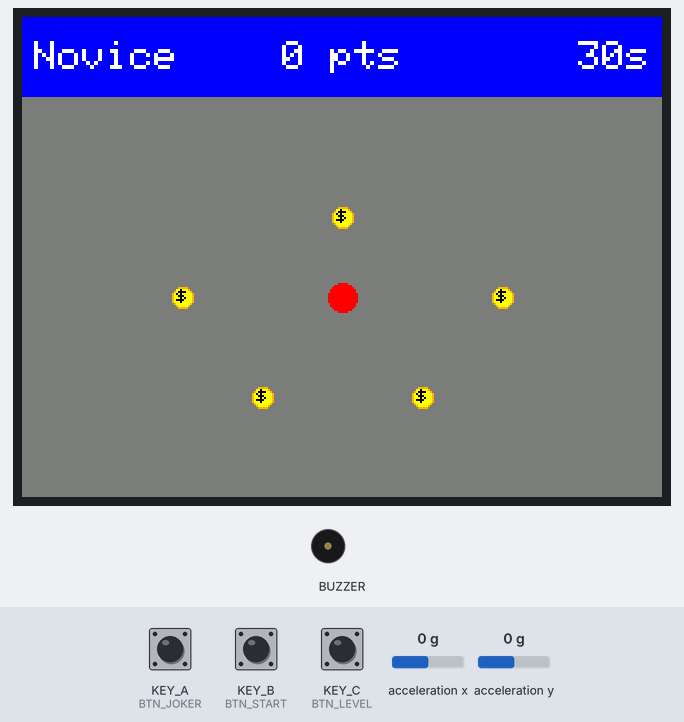
A sketch run on a simulated Seeed Wio Terminal. Shown: 320×240 colour display, buzzer (waves = sounding). The test bench sets the inputs (shaded band); at power-on: KEY_B (BTN_START) HIGH, acceleration x 0 g, KEY_C (BTN_LEVEL) HIGH, KEY_A (BTN_JOKER) HIGH, acceleration y 0 g.

Above: at 1.5 s.
1.6 s: KEY_B (BTN_START) pulled LOW for 0.15 s
At 4.6 s:
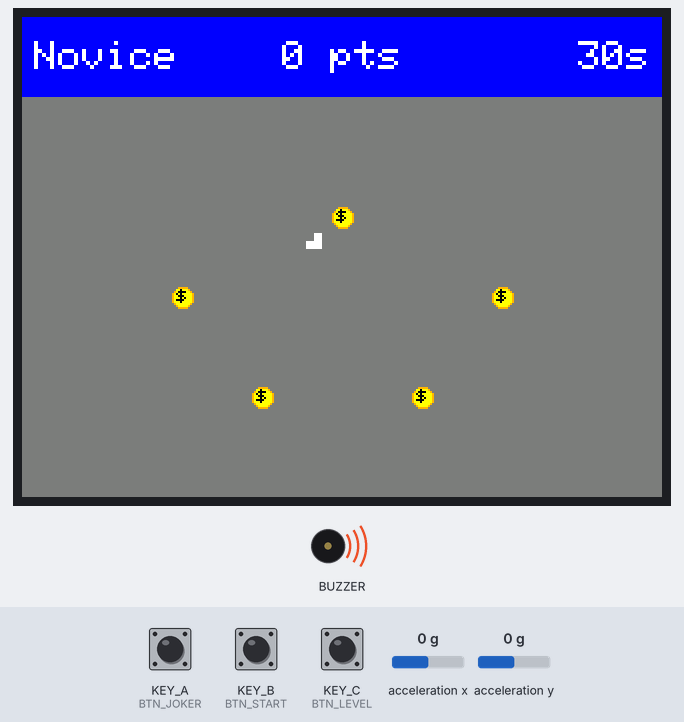
4.7 s: acceleration x set to 1.4 g
At 6.7 s:
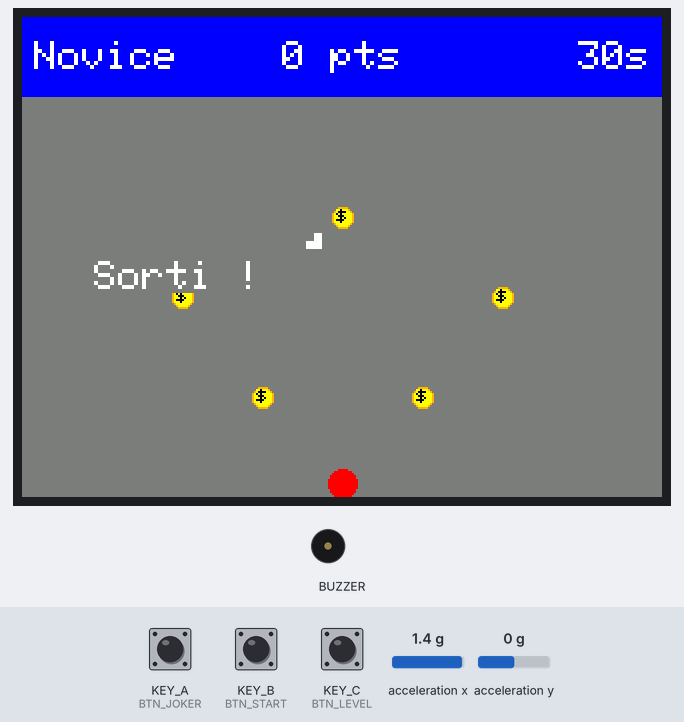
7.7 s: KEY_C (BTN_LEVEL) pulled LOW for 3.2 s
At 12.0 s:
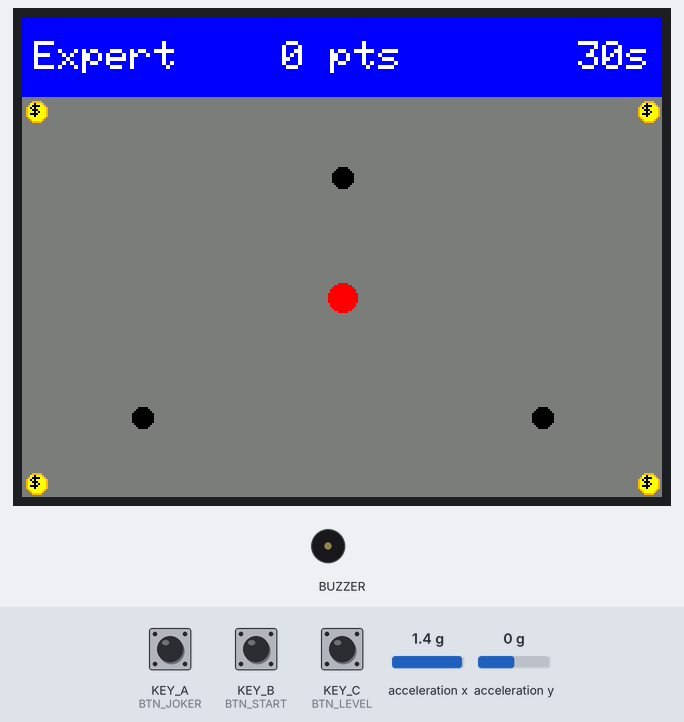
12.5 s: KEY_B (BTN_START) pulled LOW for 1 s
At 16.7 s:
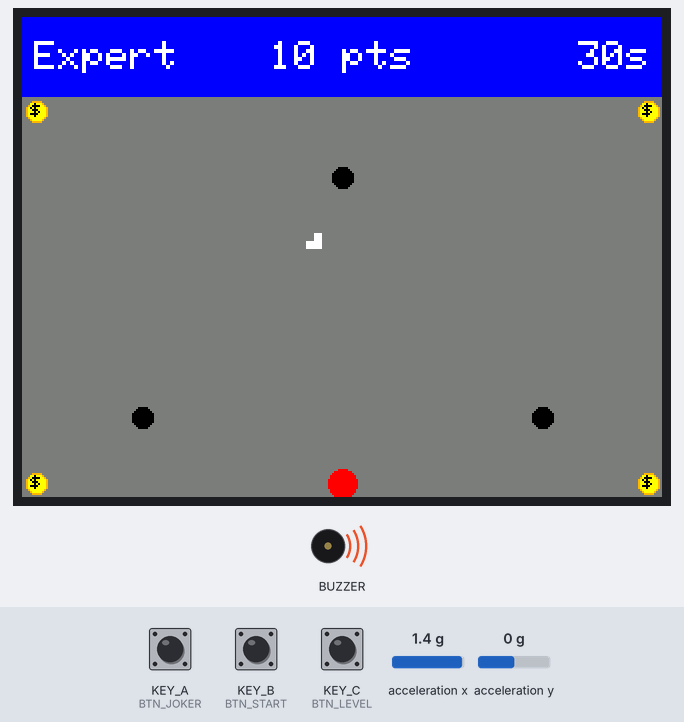
Timing chart, 0 to 18.3 s (numbered marks = the images above; inputs shaded):
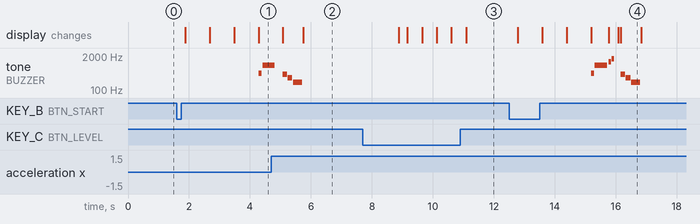

Measured:
- after the input at 1.6 s, tone on BUZZER: silent → 440 Hz after 2.7 s, → silent 0.10 s later, → 880 Hz 0.02 s later; the display: first changes after 0.28 s (image 1 shows a later state)
- after the input at 7.7 s, the display: first differs from a run without the input after 1.5 s (image 3 shows a later state)
- after the input at 12.5 s, tone on BUZZER: plays 440 Hz for 0.10 s, 880 Hz for 0.40 s, 1200 Hz for 0.08 s, 1600 Hz for 0.08 s, 400 Hz for 0.15 s, 300 Hz for 0.15 s … (7 notes in this stretch), starting after 2.7 s; the display: first changes after 0.28 s (image 4 shows a later state)
- what the display in image 4 shows lasts 0.6 s, from 16.2 s to 16.8 s

The sketch:

roll_on_coins.ino
```cpp
#include "TFT_eSPI.h"
#include "LIS3DHTR.h"

#define SCREEN_W   320
#define SCREEN_H   240
#define BANNER_H    40
#define GAME_X0     0
#define GAME_Y0     BANNER_H
#define GAME_W      SCREEN_W
#define GAME_H      (SCREEN_H - BANNER_H)
#define BALL_R       7
#define COIN_R       5
#define NUM_COINS    5
#define TIMER_INIT   30  // secondes
#define POINTS_COIN  10  // points par pièce jaune
#define POINTS_EXTRA  5  // points par pièce jaune après usage joker
#define PENALTY_TIME 10  // secondes perdues sur pièce noire (expert)
#define JOKER_TIME   10  // secondes ajoutées par le joker
#define COL_BG       TFT_DARKGREY
#define COL_BANNER   TFT_BLUE
#define COL_TEXT     TFT_WHITE
#define COL_BALL     TFT_RED
#define COL_COIN     TFT_YELLOW
#define COL_BAD      TFT_BLACK
#define MARGIN 2
#define ACCEL_SCALE  2.5  // sensibilité de la gravité (ajustable)
#define FRICTION     0.92 // facteur de décélération (0‑1)
#define LOOP_MS      30    // période de boucle en ms (~33 fps)

enum Level { NOVICE = 0, CONFIRME, EXPERT };
const char* levelNames[] = { "Novice", "Confirme", "Expert" };

#define BTN_LEVEL   WIO_KEY_C   // bouton gauche  → changer niveau
#define BTN_START   WIO_KEY_B   // bouton milieu  → lancer partie
#define BTN_JOKER   WIO_KEY_A   // bouton droite  → +10 s (1x/partie)

struct Coin {
  int   x, y;
  bool  active;
  bool  bad;     // true = pièce noire (expert seulement)
};

// ── Variables globales ────────────────────────────────────────
TFT_eSPI tft;
LIS3DHTR<TwoWire> lis;

Level   currentLevel  = NOVICE;
int     score         = 0;
int     timeLeft      = TIMER_INIT;
bool    gameRunning   = false;
bool    jokerUsed     = false;
int     coinValue     = POINTS_COIN;  // peut passer à POINTS_EXTRA

float   bx, by;    // position boule (float pour la physique)
float   vx = 0, vy = 0;  // vitesse

Coin    coins[NUM_COINS + 3];  // +3 pièces noires max (expert)
int     totalCoins   = 0;
int     totalBad     = 0;

unsigned long lastLoopMs  = 0;
unsigned long lastSecondMs = 0;

// ── Maps des niveaux ──────────────────────────────────────────
// Coordonnées relatives à la zone de jeu (0,0) = coin haut-gauche zone
// Format : { x, y, bad }
struct CoinDef { int x, y; bool bad; };

const CoinDef mapNovice[NUM_COINS] = {
  {160, 60,  false},
  { 80, 100, false},
  {240, 100, false},
  {120, 150, false},
  {200, 150, false},
};

const CoinDef mapConfirme[NUM_COINS] = {
  {  COIN_R + MARGIN,   COIN_R + MARGIN, false},  // coin haut-gauche
  {GAME_W - COIN_R - MARGIN, COIN_R + MARGIN, false}, // coin haut-droite
  {160,           GAME_H / 2, false},
  {  COIN_R + MARGIN, GAME_H - COIN_R - MARGIN, false}, // coin bas-gauche
  {GAME_W - COIN_R - MARGIN, GAME_H - COIN_R - MARGIN, false}, // coin bas-droite
};

// Expert = mêmes pièces jaunes que confirmé + 3 pièces noires
const CoinDef mapExpertBad[3] = {
  {160,  40, true},
  { 60, GAME_H - 40, true},
  {260, GAME_H - 40, true},
};

// ── Prototypes ────────────────────────────────────────────────
void drawBanner();
void drawGame();
void drawBall(int x, int y, unsigned int color);
void drawCoin(const Coin& c);
void loadMap(Level lv);
void startGame();
void endGame(bool success, bool borderHit);
void updatePhysics();
void checkCollisions();
void handleButtons();
void buzzHappy();
void buzzSad();
void buzzPickup();
void buzzBad();
void buzzStart();
void buzzTimeUp();
void tone_(int freq, int dur);

// ─────────────────────────────────────────────────────────────
// SETUP
// ─────────────────────────────────────────────────────────────
void setup() {
  Serial.begin(115200);

  // Écran
  tft.begin();
  tft.setRotation(3); // (0,0) opposé au joystick
  tft.fillScreen(COL_BG);

  // Accéléromètre
  lis.begin(Wire1);
  if (!lis) { Serial.println("Accel ERROR"); while (1); }
  lis.setOutputDataRate(LIS3DHTR_DATARATE_25HZ);
  lis.setFullScaleRange(LIS3DHTR_RANGE_2G);

  // Buzzer
  pinMode(WIO_BUZZER, OUTPUT);

  // Boutons
  pinMode(BTN_LEVEL, INPUT_PULLUP);
  pinMode(BTN_START, INPUT_PULLUP);
  pinMode(BTN_JOKER, INPUT_PULLUP);

  // Affichage initial
  loadMap(currentLevel);
  drawBanner();
  drawGame();
}

// ─────────────────────────────────────────────────────────────
// LOOP
// ─────────────────────────────────────────────────────────────
void loop() {
  unsigned long now = millis();

  if (!gameRunning) {
    handleButtons();
    return;
  }

  // Décompte du chrono (1 seconde)
  if (now - lastSecondMs >= 1000) {
    lastSecondMs = now;
    timeLeft--;
    drawBanner();

    if (timeLeft <= 0) {
      timeLeft = 0;
      drawBanner();
      buzzTimeUp();
      endGame(false, false);
      return;
    }
  }

  // Joker : +10 s une seule fois par partie (bouton droit)
  if (!jokerUsed && digitalRead(BTN_JOKER) == LOW) {
    delay(200); // anti-rebond
    jokerUsed = true;
    coinValue  = POINTS_EXTRA;
    timeLeft  += JOKER_TIME;
    drawBanner();
    tone_(600, 150);
  }

  // Physique à la cadence LOOP_MS
  if (now - lastLoopMs >= LOOP_MS) {
    lastLoopMs = now;
    updatePhysics();
    checkCollisions();
  }
}

// ─────────────────────────────────────────────────────────────
// PHYSIQUE
// ─────────────────────────────────────────────────────────────
void updatePhysics() {
  float ax = lis.getAccelerationX();
  float ay = lis.getAccelerationY();

  // L'axe Y de l'accéléromètre → mouvement horizontal
  // L'axe X de l'accéléromètre → mouvement vertical
  vx += -ay * ACCEL_SCALE;
  vy +=  ax * ACCEL_SCALE;

  vx *= FRICTION;
  vy *= FRICTION;

  // Effacer ancienne boule
  drawBall((int)bx, (int)by, COL_BG);

  bx += vx;
  by += vy;

  // ── Collision avec les bords (zone de jeu absolue) ────────
  int absX0 = GAME_X0 + BALL_R;
  int absX1 = GAME_X0 + GAME_W - BALL_R;
  int absY0 = GAME_Y0 + BALL_R;
  int absY1 = GAME_Y0 + GAME_H - BALL_R;

  if (bx < absX0 || bx > absX1 || by < absY0 || by > absY1) {
    // Sortie de zone → échec
    bx = constrain(bx, absX0, absX1);
    by = constrain(by, absY0, absY1);
    drawBall((int)bx, (int)by, COL_BALL);
    buzzSad();
    endGame(false, true);
    return;
  }

  drawBall((int)bx, (int)by, COL_BALL);
}

// ─────────────────────────────────────────────────────────────
// COLLISIONS AVEC LES PIÈCES
// ─────────────────────────────────────────────────────────────
void checkCollisions() {
  int coinsLeft = 0;

  for (int i = 0; i < totalCoins + totalBad; i++) {
    if (!coins[i].active) continue;
    if (!coins[i].bad) coinsLeft++;

    // Distance centre-à-centre
    float dx = bx - (GAME_X0 + coins[i].x);
    float dy = by - (GAME_Y0 + coins[i].y);
    float dist = sqrt(dx * dx + dy * dy);

    if (dist < (BALL_R + COIN_R)) {
      coins[i].active = false;

      // Effacer la pièce (redessiner fond)
      tft.fillCircle(GAME_X0 + coins[i].x, GAME_Y0 + coins[i].y,
                     COIN_R + 1, COL_BG);

      if (coins[i].bad) {
        // Pièce noire
        timeLeft -= PENALTY_TIME;
        if (timeLeft < 0) timeLeft = 0;
        buzzBad();
        drawBanner();
      } else {
        // Pièce jaune
        score += coinValue;
        buzzPickup();
        drawBanner();
        coinsLeft--; // on vient de la compter active, on corrige
      }
    }
  }

  // Vérifier si toutes les pièces jaunes sont ramassées
  int yellowLeft = 0;
  for (int i = 0; i < totalCoins + totalBad; i++) {
    if (coins[i].active && !coins[i].bad) yellowLeft++;
  }
  if (yellowLeft == 0) {
    // Victoire
    if (!jokerUsed) score += timeLeft; // bonus temps uniquement sans joker
    buzzHappy();
    endGame(true, false);
  }
}

// ─────────────────────────────────────────────────────────────
// GESTION DES BOUTONS (hors partie)
// ─────────────────────────────────────────────────────────────
void handleButtons() {
  // Changer de niveau
  if (digitalRead(BTN_LEVEL) == LOW) {
    delay(200); // anti-rebond simple
    currentLevel = (Level)((currentLevel + 1) % 3);
    loadMap(currentLevel);
    drawBanner();
    drawGame();
    delay(200);
  }

  // Lancer une partie
  if (digitalRead(BTN_START) == LOW) {
    delay(200);
    startGame();
  }

  // Le bouton joker n'est actif que pendant la partie
}

// ─────────────────────────────────────────────────────────────
// DÉMARRAGE D'UNE PARTIE
// ─────────────────────────────────────────────────────────────
void startGame() {
  score      = 0;
  timeLeft   = TIMER_INIT;
  jokerUsed  = false;
  coinValue  = POINTS_COIN;
  vx = 0; vy = 0;

  // Boule au centre de la zone de jeu
  bx = GAME_X0 + GAME_W / 2.0;
  by = GAME_Y0 + GAME_H / 2.0;

  loadMap(currentLevel);
  drawBanner();
  drawGame();

  // Compte à rebours visuel + bip de départ
  for (int i = 3; i >= 1; i--) {
    tft.setTextColor(TFT_WHITE, COL_BG);
    tft.setTextSize(4);
    tft.drawNumber(i, bx - 10, by - 16);
    delay(800);
    tft.fillRect(bx - 20, by - 24, 60, 48, COL_BG); // effacer chiffre
  }
  buzzStart();

  gameRunning    = true;
  lastLoopMs     = millis();
  lastSecondMs   = millis();
}

// ─────────────────────────────────────────────────────────────
// FIN DE PARTIE
// ─────────────────────────────────────────────────────────────
void endGame(bool success, bool borderHit) {
  gameRunning = false;

  if (borderHit) score = 0;

  drawBanner();

  // Message résultat
  tft.setTextSize(2);
  tft.setTextColor(TFT_WHITE, COL_BG);
  if (success) {
    tft.drawString("Bravo !", GAME_X0 + GAME_W / 2 - 40, GAME_Y0 + GAME_H / 2 - 10);
  } else if (borderHit) {
    tft.drawString("Sorti !", GAME_X0 + GAME_W / 2 - 40, GAME_Y0 + GAME_H / 2 - 10);
  } else {
    tft.drawString("Temps fini!", GAME_X0 + GAME_W / 2 - 40, GAME_Y0 + GAME_H / 2 - 10);
  }

  delay(3000);

  // Retour à l'écran d'accueil
  tft.fillRect(GAME_X0, GAME_Y0, GAME_W, GAME_H, COL_BG);
  loadMap(currentLevel);
  drawGame();
}

// ─────────────────────────────────────────────────────────────
// CHARGEMENT DE LA MAP
// ─────────────────────────────────────────────────────────────
void loadMap(Level lv) {
  totalBad = 0;

  const CoinDef* yellow = (lv == NOVICE) ? mapNovice : mapConfirme;

  for (int i = 0; i < NUM_COINS; i++) {
    coins[i] = { yellow[i].x, yellow[i].y, true, false };
  }
  totalCoins = NUM_COINS;

  if (lv == EXPERT) {
    for (int i = 0; i < 3; i++) {
      coins[NUM_COINS + i] = { mapExpertBad[i].x, mapExpertBad[i].y, true, true };
    }
    totalBad = 3;
  }
}

// ─────────────────────────────────────────────────────────────
// DESSIN DU BANDEAU
// ─────────────────────────────────────────────────────────────
void drawBanner() {
  tft.fillRect(0, 0, SCREEN_W, BANNER_H, COL_BANNER);
  tft.setTextColor(COL_TEXT);
  tft.setTextSize(2);
  tft.setTextDatum(MC_DATUM);

  int y = BANNER_H / 2;

  // --- Niveau (gauche, mais pas collé)
  tft.setTextDatum(ML_DATUM);
  tft.drawString(levelNames[currentLevel], 6, y);

  // --- Score (centre parfait écran)
  String scoreStr = String(score) + " pts";
  tft.setTextDatum(MC_DATUM);
  tft.drawString(scoreStr, SCREEN_W / 2, y);

  // --- Timer (droite, mais avec marge)
  String timeStr = String(timeLeft) + "s";
  tft.setTextDatum(MR_DATUM);
  tft.drawString(timeStr, SCREEN_W - 6, y);
}

// ─────────────────────────────────────────────────────────────
// DESSIN DE LA ZONE DE JEU (fond + pièces)
// ─────────────────────────────────────────────────────────────
void drawGame() {
  tft.fillRect(GAME_X0, GAME_Y0, GAME_W, GAME_H, COL_BG);

  // Dessiner les pièces
  for (int i = 0; i < totalCoins + totalBad; i++) {
    if (coins[i].active) drawCoin(coins[i]);
  }

  // Dessiner la boule si elle est initialisée (hors partie → centre)
  if (!gameRunning) {
    int cx = GAME_X0 + GAME_W / 2;
    int cy = GAME_Y0 + GAME_H / 2;
    tft.fillCircle(cx, cy, BALL_R, COL_BALL);
  } else {
    drawBall((int)bx, (int)by, COL_BALL);
  }
}

// ─────────────────────────────────────────────────────────────
// HELPERS DESSIN
// ─────────────────────────────────────────────────────────────
void drawBall(int x, int y, unsigned int color) {
  tft.fillCircle(x, y, BALL_R, color);
}
void drawCoin(const Coin& c) {
  unsigned int col = c.bad ? COL_BAD : COL_COIN;
  int ax = GAME_X0 + c.x;
  int ay = GAME_Y0 + c.y;

  // Pièce ronde
  tft.fillCircle(ax, ay, COIN_R, col);

  if (!c.bad) {
    // Contour
    tft.drawCircle(ax, ay, COIN_R, TFT_ORANGE);

    // Petit symbole dollar bien adapté
    tft.setTextSize(1);
    tft.setTextColor(TFT_BLACK, col);
    tft.setTextDatum(MC_DATUM);
    tft.drawString("$", ax, ay);
  }
}
// ─────────────────────────────────────────────────────────────
// SONS (buzzer passif WIO_BUZZER)
// ─────────────────────────────────────────────────────────────
void tone_(int freq, int dur) {
  analogWrite(WIO_BUZZER, 128);
  // Fréquence simulée par délai : on utilise les fonctions Arduino tone()
  // si disponibles, sinon on génère manuellement
  tone(WIO_BUZZER, freq, dur);
  delay(dur + 20);
  noTone(WIO_BUZZER);
}

void buzzPickup() {
  tone_(1200, 80);
  tone_(1600, 80);
}

void buzzBad() {
  tone_(300, 200);
  tone_(200, 200);
}

void buzzStart() {
  tone_(440, 100);
  tone_(880, 400);
}

void buzzHappy() {
  // Petite mélodie joyeuse
  int notes[] = {523, 659, 784, 1047};
  for (int n : notes) { tone_(n, 120); delay(20); }
}

void buzzSad() {
  tone_(400, 150);
  tone_(300, 150);
  tone_(200, 300);
}

void buzzTimeUp() {
  for (int i = 0; i < 5; i++) {
    tone_(800, 100);
    delay(150);
  }
}
```
